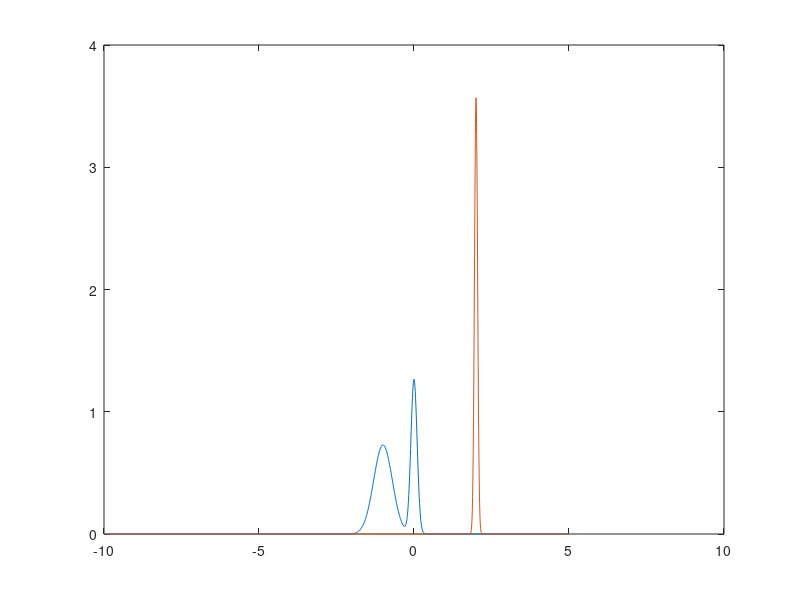

Source code (MATLAB): (Note: this script raises an error after producing the figure.)
function TestFFT_convolution()
dt = 0.01;
t_min= -10;
t_max = 5;
dT = t_max-t_min;
t=t_min:dt:t_max;
s = signal(t);
Nt = numel(t);

plot(t,s);
hold on
pls = pulse(t);
plot(t,pls);

% fs = fft(s,2*Nt);
% fp = fft(pls,2*Nt);
fs = fft(s);
fp = fft(pls);

find = fft_ind(numel(fs));
phase = 1i*pi*find*(1-(t_min+t_max)/dT); % 

fc = fs.*fp.*exp(phase);
conv = ifft(fc)/dT;
plot(t,conv);
hold off

function pls = pulse(t)
t0 = 2;
sig1 = 0.05;
sig12 = sig1*sig1;
pls = abs(t).*exp(-(t-t0).^2/(2*sig12))/sqrt(2*pi*sig1);
%pls = fliplr(pls);



function sig = signal(t)

sig1 = 0.3;
sig12 = sig1*sig1;
x1 = 1;
sig2 = 0.1;
sig22 = sig2*sig2;

sig = ... %exp(-(t-x1).^2/(2*sig12))/sqrt(2*pi*sig1)+...
    exp(-(t+x1).^2/(2*sig12))/sqrt(2*pi*sig1)+exp(-(t).^2/(2*sig22))/sqrt(2*pi*sig2);







